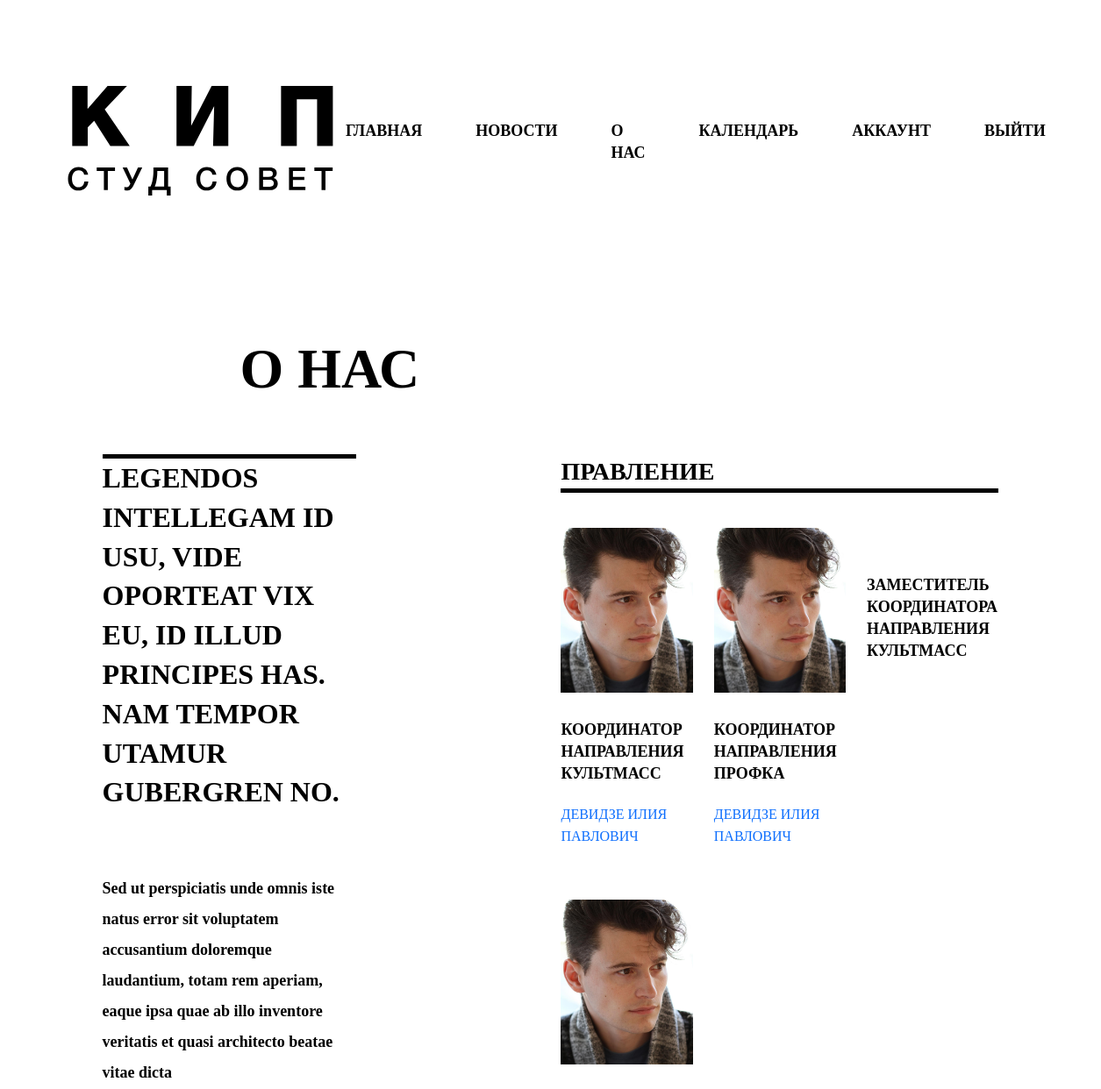
Before: /about/ (signed in, upper part) with the older database file.
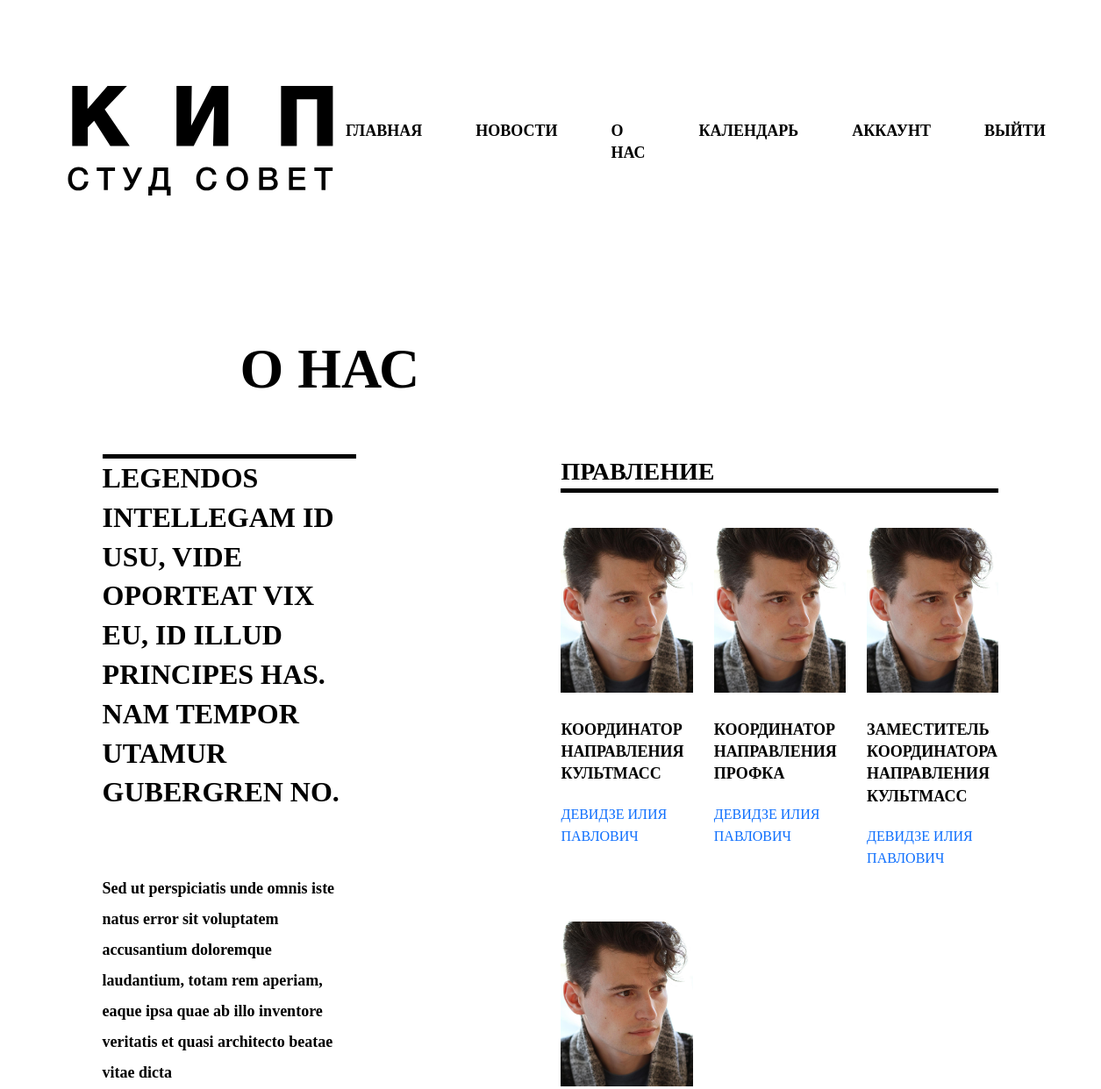
After: the same page with the newer database file.
### accounts/models.py (models this page shows, shortened)
class ListDirection(models.Model):
    STATUS = (
            ('Участник', 'Участник'),
            ('Правление', 'Правление')
    )
    tags        = models.ForeignKey(Tag, null=True, on_delete=models.SET_NULL)
    user        = models.ForeignKey(Student, null=True, on_delete=models.SET_NULL)
    status      = models.CharField(max_length=200, blank=True, null=True, choices=STATUS)
    role        = models.CharField(max_length=200, blank=True, null=True)
    date_created= models.DateTimeField(auto_now_add=True, null=True)

class Student(models.Model):
    user        = models.OneToOneField(User, null=True, on_delete=models.CASCADE)
    group       = models.ForeignKey(Company, null=True, on_delete=models.SET_NULL)
    fio         = models.CharField(max_length=200, null=True)
    phone       = models.CharField(max_length=200, null=True)
    birthday    = models.DateField(null=True)
    profile_pic = models.ImageField(default='avatar.png', null=True, blank=True)
    vk_url      = models.CharField(max_length=200, blank=True, null=True)
    instagram_url   = models.CharField(max_length=200, blank=True, null=True)
    date_created= models.DateTimeField(auto_now_add=True, null=True)

### accounts/views.py (the view)
# urls.py: path('about/', views.about, name="about"),
def about(request):
    users = ListDirection.objects.filter(status="Правление")
    text_about = About.objects.filter(tags__name="Общее").last()
    account = None
    if unauthenticated_user != True:
        account = request.user.student
    context = {
        'users':users, 'text_about':text_about, 'account':account
    }
    return render(request, 'accounts/pages/about.html', context)

### accounts/templates/accounts/pages/about.html (shortened to what this page needs)
{% extends 'accounts/main.html' %}
{% load static %}
{% block content %}
<section class="promo row">
    <div class="col-12 col-sm-7 promo-header">
        О нас
    </div>
</section>
<section class="info row">
    <div class="col-1 col-xs-0 col-sm-1"></div>
    <div class="col-xs-6 col-sm-10 col-md-5 col-lg-3 info-boxes">
        <div class="row">
            <div class="info-box">
                <div class="info-author-header">{{text_about.goals | safe}}</div>
                <div class="info-text">{{text_about.main_text | safe}}</div>
            </div>
        </div>
    </div>
    <div class="col-xs-0 col-sm-2 col-md-1 col-lg-2"></div>
    <div class="col-xs-12 col-sm-8 col-md-4 col-lg-5 info-users">
        <div class="box-header">Правление</div>
        <div class="row">
            {% for user in users %}
            <div class="col-xs-12 col-sm-12 col-md-12 col-lg-4 info-user">
                <img class="img-fluid" src="{{user.user.profile_pic.url}}" alt="">
                {% if request.user.is_staff %}
                <div class="info-role">{{user.role}}</div>
                    {% if user.user == account %}
                        <div class="info-fio"><a href="{% url 'main_user' %}">{{user.user.fio}}</a></div>
                    {% else %}
                        <div class="info-fio"><a href="{% url 'admin_lookuser' user.user.fio %}">{{user.user.fio}}</a></div>
                    {% endif %}
                {% else %}
                    <div class="info-role">{{user.role}}</div>
                    <div class="info-fio">{{user.user.fio}}</div>
                {% endif %}
            </div>
            {% endfor %}
        </div>
    </div>
    <div class="col-xs-0 col-md-1"></div>
</section>
{% endblock %}

Changed rows visible on the page:
changed ListDirection "ЗАМЕСТИТЕЛЬ КООРДИНАТОРА НАПРАВЛЕНИЯ КУЛЬТМАСС": user.profile_pic: picture added; user_id empty → 5 (drawn); user.fio (not shown) → "ДЕВИДЗЕ ИЛИЯ ПАВЛОВИЧ"
